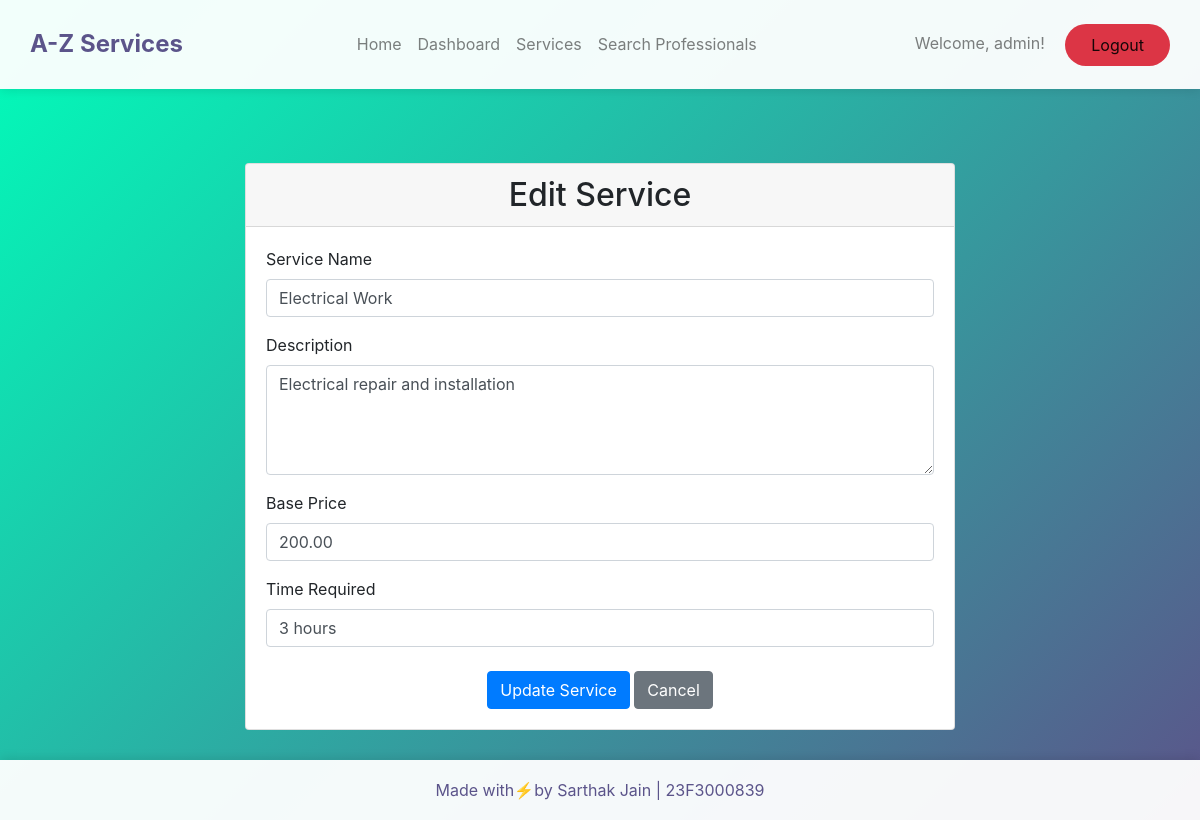
The page /admin/edit_service/3 (signed in) on the database its author committed.
### app/models.py (models this page shows, shortened)
class User(UserMixin, db.Model):
    __tablename__ = 'user'
    id = db.Column(db.Integer, primary_key=True)
    username = db.Column(db.String(80), unique=True, nullable=False)
    password = db.Column(db.String(120), nullable=False)
    role = db.Column(db.String(20), nullable=False)  # 'admin', 'professional', 'customer'
    is_approved = db.Column(db.Boolean, default=False)
    is_blocked = db.Column(db.Boolean, default=False)
    average_rating = db.Column(db.Float, default=0.0)
    location = db.Column(db.String(100))
    pincode = db.Column(db.String(6))
    professional_id = db.Column(db.String(8), unique=True)  # For format PRO12345
    service_requests_made = db.relationship('ServiceRequest',
                                          foreign_keys='ServiceRequest.customer_id',
                                          backref='customer')
    service_requests_received = db.relationship('ServiceRequest',
                                              foreign_keys='ServiceRequest.professional_id',
                                              backref='professional')
    reviews_given = db.relationship('Review',
                                  foreign_keys='Review.customer_id',
                                  backref='reviewer')
    reviews_received = db.relationship('Review',
                                     foreign_keys='Review.professional_id',
                                     backref='reviewed_professional')

class Service(db.Model):
    __tablename__ = 'service'
    id = db.Column(db.Integer, primary_key=True)
    name = db.Column(db.String(100), nullable=False)
    description = db.Column(db.Text, nullable=False)
    base_price = db.Column(db.Float, nullable=False)
    time_required = db.Column(db.String(50), nullable=False)
    location = db.Column(db.String(100))
    pincode = db.Column(db.String(10))
    created_at = db.Column(db.DateTime, default=datetime.utcnow)
    service_requests = db.relationship('ServiceRequest', backref='requested_service')

### app/views/admin.py (the view, shortened to what this page needs)
@admin_bp.route('/edit_service/<int:service_id>', methods=['GET', 'POST'])
@admin_required
def edit_service(service_id):
    from app.forms import ServiceForm
    service = Service.query.get_or_404(service_id)
    form = ServiceForm(obj=service)
    return render_template('admin/edit_service.html', form=form, service=service)

### app/forms.py
class ServiceForm(FlaskForm):
    name = StringField('Service Name',
                      validators=[DataRequired(), Length(min=3, max=100)])
    description = TextAreaField('Description',
                              validators=[DataRequired(), Length(min=10, max=500)])
    base_price = DecimalField('Base Price',
                            validators=[DataRequired(), NumberRange(min=0)])
    time_required = StringField('Time Required',
                              validators=[DataRequired(), Length(max=50)])
    submit = SubmitField('Submit')

### app/__init__.py (called while the page is built)
def create_app(config_class=Config):
    app = Flask(__name__)
    app.config.from_object(config_class)
    db.init_app(app)
    migrate.init_app(app, db)
    login_manager.init_app(app)
    login_manager.login_view = 'main.login'
    from .models import User
    @login_manager.user_loader
    def load_user(user_id):
        return User.query.get(int(user_id))
    from .views.admin import admin_bp
    from .views.customer import customer_bp
    from .views.professional import professional_bp
    from .routes import main_bp
    app.register_blueprint(admin_bp, url_prefix='/admin')
    app.register_blueprint(customer_bp, url_prefix='/customer')
    app.register_blueprint(professional_bp, url_prefix='/professional')
    app.register_blueprint(main_bp)
    with app.app_context():
        db.create_all()
    return app

### app/views/admin.py (called while the page is built)
def admin_required(f):
    @wraps(f)
    @login_required
    def decorated_function(*args, **kwargs):
        if not current_user.role == 'admin':
            flash('You must be an admin to access this page.', 'danger')
            return redirect(url_for('main.index'))
        return f(*args, **kwargs)
    return decorated_function

### app/templates/admin/edit_service.html (shortened to what this page needs)
{% extends "layout.html" %}
{% block content %}
<div class="container mt-4">
    <div class="row justify-content-center">
        <div class="col-md-8">
            <div class="card">
                <div class="card-header">
                    <h2 class="text-center mb-0">Edit Service</h2>
                </div>
                <div class="card-body">
                    <form method="POST">
                        <div class="form-group">
                            {{ form.name.label(class="form-label") }}
                            {{ form.name(class="form-control") }}
                        </div>
                        <div class="form-group">
                            {{ form.description.label(class="form-label") }}
                            {{ form.description(class="form-control", rows=4) }}
                        </div>
                        <div class="form-group">
                            {{ form.base_price.label(class="form-label") }}
                            {{ form.base_price(class="form-control") }}
                        </div>
                        <div class="form-group">
                            {{ form.time_required.label(class="form-label") }}
                            {{ form.time_required(class="form-control") }}
                        </div>
                        <div class="text-center mt-4">
                            <button type="submit" class="btn btn-primary">Update Service</button>
                            <a href="{{ url_for('admin.manage_services') }}" class="btn btn-secondary">Cancel</a>
                        </div>
                    </form>
                </div>
            </div>
        </div>
    </div>
</div>
{% endblock %}

### app/templates/layout.html (shortened to what this page needs)
<!DOCTYPE html>
<html lang="en">
<head>
    <link href="https://cdn.jsdelivr.net/npm/bootstrap@5.3.2/dist/css/bootstrap.min.css" rel="stylesheet">
    <link rel="stylesheet" href="https://stackpath.bootstrapcdn.com/bootstrap/4.5.2/css/bootstrap.min.css">
</head>
<body>
    <nav class="navbar navbar-expand-lg navbar-light d-flex justify-content-between">
        <div>
        <a class="navbar-brand" href="{{ url_for('main.index') }}">A-Z Services</a>
        </div>
            <ul class="navbar-nav">
                <li class="nav-item">
                    <a class="nav-link" href="{{ url_for('main.index') }}">Home</a>
                </li>
                {% if current_user.is_authenticated %}
                    <li class="nav-item">
                        {% if current_user.role == 'customer' %}
                            <a class="nav-link" href="{{ url_for('customer.dashboard') }}">Dashboard</a>
                        {% elif current_user.role == 'professional' %}
                            <a class="nav-link" href="{{ url_for('professional.dashboard') }}">Dashboard</a>
                        {% elif current_user.role == 'admin' %}
                            <a class="nav-link" href="{{ url_for('admin.dashboard') }}">Dashboard</a>
                        {% endif %}
                    </li>
                {% endif %}
                {% if current_user.role=="admin" %}
                <li class="nav-item">
                    <a class="nav-link" href="{{ url_for('admin.manage_services') }}">Services</a>
                </li>
                {% endif %}
                {% if current_user.role=="admin" %}
                <li class="nav-item">
                    <a class="nav-link" href="{{ url_for('admin.search_professionals') }}">Search Professionals</a>
                </li>
                {% endif %}
            </ul>
            <div class="navbar-text">
                {% if current_user.is_authenticated %}
                    <span class="navbar-text mr-3">Welcome, {{ current_user.username }}!</span>
                    <a class="btn btn-logout" href="{{ url_for('main.logout') }}">Logout</a>
                {% else %}
                    <a class="btn btn-login" href="{{ url_for('main.login') }}">Login</a>
                    <a class="btn btn-register" href="{{ url_for('main.register') }}">Register</a>
                {% endif %}
            </div>
    </nav>
    <div class="page-wrapper">
        <div class="container">
            {% block content %}{% endblock %}
        </div>
    </div>
    <footer class="footer">
        <p class="mb-0">Made with⚡by Sarthak Jain | 23F3000839</p>
    </footer>
</body>
</html>

### app/templates/layout.html (style rules this page uses)
body { background: linear-gradient(135deg, #00feba, #5b548a); min-height: 100vh; padding-bottom: 60px; position: relative; }
.navbar { padding: 15px 30px; background: rgba(255, 255, 255, 0.95) !important; box-shadow: 0 2px 10px rgba(0,0,0,0.1); }
.navbar-brand { font-weight: bold; font-size: 24px; color: #5b548a !important; }
.page-wrapper { padding-top: 50px; padding-bottom: 30px; }
.btn-logout { background: #dc3545; color: white; padding: 8px 25px; border-radius: 25px; }
.footer { position: absolute; bottom: 0; width: 100%; height: 60px; background: rgba(255, 255, 255, 0.95); display: flex; align-items: center; justify-content: center; color: #5b548a; box-shadow: 0 -2px 10px rgba(0,0,0,0.1); }

### rows shown on the page
User: username "admin"
Service: name "Electrical Work", description "Electrical repair and installation", base_price "200.00", time_required "3 hours"
